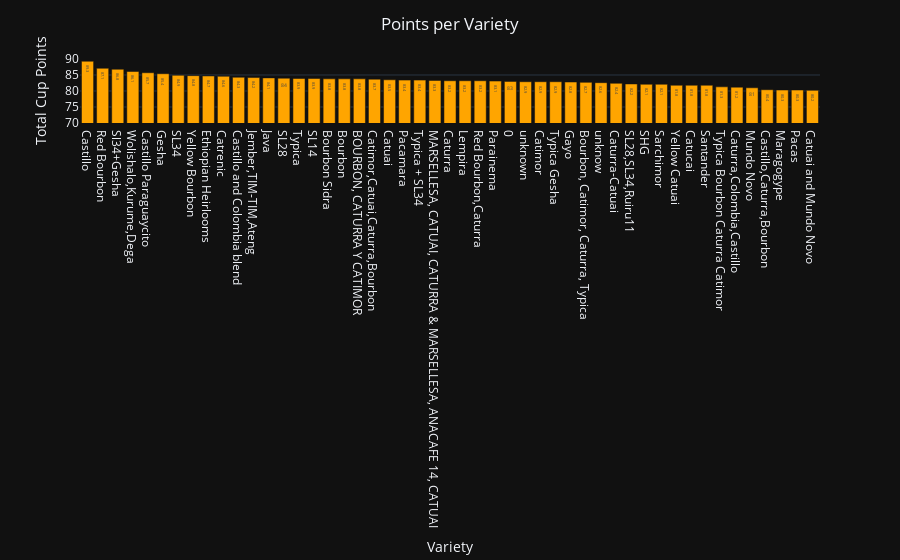

Here is the notebook cell this chart was saved with:
### Code cell
fig = (
    px.bar(df_plot_variety, x='Variety', y='Total Cup Points', text='Total Cup Points')
    .update_layout(
        title='Points per Variety',
        title_x=0.5,
        yaxis_range=[70,90],
        template = 'plotly_dark'
    )
    .update_traces(
    marker_color='#ffa500'
    )
)
fig.show()

### Figure 1 — Plotly figure (JSON) as saved in the notebook; plotly's stock layout.template omitted (floating-point values rounded to 4 significant figures)
{"data": [{"alignmentgroup": "True", "hovertemplate": "Variety=%{x}<br>Total Cup Points=%{text}<extra></extra>", "legendgroup": "", "marker": {"color": "#ffa500", "pattern": {"shape": ""}}, "name": "", "offsetgroup": "", "orientation": "v", "showlegend": false, "text": [89.3, 87.1, 86.8, 86.1, 85.7, 85.4, 84.9, 84.8, 84.7, 84.6, 84.3, 84.2, 84.1, 84, 83.9, 83.9, 83.8, 83.8, 83.8, 83.7, 83.5, 83.4, 83.4, 83.3, 83.2, 83.2, 83.2, 83.1, 83, 82.9, 82.9, 82.9, 82.8, 82.7, 82.6, 82.4, 82.2, 82.1, 82.1, 81.8, 81.8, 81.8, 81.3, 81.2, 81, 80.4, 80.3, 80.3, 80.2], "textposition": "auto", "type": "bar", "x": ["Castillo", "Red Bourbon", "Sl34+Gesha", "Wolishalo,Kurume,Dega", "Castillo Paraguaycito", "Gesha", "SL34", "Yellow Bourbon", "Ethiopian Heirlooms", "Catrenic", "Castillo and Colombia blend", "Jember,TIM-TIM,Ateng", "Java", "SL28", "Typica", "SL14", "Bourbon Sidra", "Bourbon", "BOURBON, CATURRA Y CATIMOR", "Catimor,Catuai,Caturra,Bourbon", "Catuai", "Pacamara", "Typica + SL34", "MARSELLESA, CATUAI, CATURRA & MARSELLESA, ANACAFE 14, CATUAI", "Caturra", "Lempira", "Red Bourbon,Caturra", "Parainema", 0, "unknown", "Catimor", "Typica Gesha", "Gayo", "Bourbon, Catimor, Caturra, Typica", "unknow", "Caturra-Catuai", "SL28,SL34,Ruiru11", "SHG", "Sarchimor", "Yellow Catuai", "Catucai", "Santander", "Typica Bourbon Caturra Catimor", "Caturra,Colombia,Castillo", "Mundo Novo", "Castillo,Caturra,Bourbon", "Maragogype", "Pacas", "Catuai and Mundo Novo"], "xaxis": "x", "y": [89.3, 87.1, 86.8, 86.1, 85.7, 85.4, 84.9, 84.8, 84.7, 84.6, 84.3, 84.2, 84.1, 84, 83.9, 83.9, 83.8, 83.8, 83.8, 83.7, 83.5, 83.4, 83.4, 83.3, 83.2, 83.2, 83.2, 83.1, 83, 82.9, 82.9, 82.9, 82.8, 82.7, 82.6, 82.4, 82.2, 82.1, 82.1, 81.8, 81.8, 81.8, 81.3, 81.2, 81, 80.4, 80.3, 80.3, 80.2], "yaxis": "y"}], "layout": {"autosize": true, "barmode": "relative", "legend": {"tracegroupgap": 0}, "margin": {"t": 60}, "title": {"text": "Points per Variety", "x": 0.5}, "xaxis": {"anchor": "y", "autorange": true, "domain": [0, 1], "range": [-0.5, 48.5], "title": {"text": "Variety"}, "type": "category"}, "yaxis": {"anchor": "x", "domain": [0, 1], "range": [70, 90], "title": {"text": "Total Cup Points"}, "type": "linear"}}}
